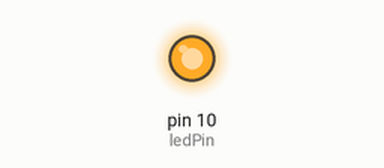
Recording of a sketch running on a simulated Arduino Uno, built with avr-gcc and run on an emulated ATmega328P. Parts: output pins drawn as LEDs (lit = HIGH).

Above: at 0.12 s.
At 2.7 s:
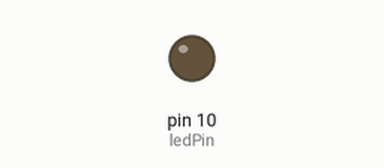
Timing chart, 0 to 6.8 s (numbered marks = the images above):
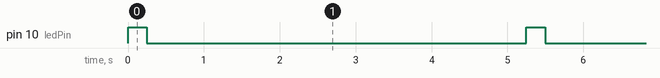

The sketch:

ascenderLed.ino
```cpp
int ledPin=10;
// Essa funcao eh executa somente uma vez, eh nela que chamamos as outras funcoes
void setup(){
    pinMode(ledPin, OUTPUT);
}

//Executa continuamente enquanto o Arduino estiver ligado
void loop(){
  digitalWrite(ledPin,HIGH) ;
  delay(250);
  digitalWrite(ledPin,LOW) ;
  delay(5000);
}
```

Measured:
- by itself, pin 10 (ledPin): alternates HIGH for 0.25 s and LOW for 5.0 s
